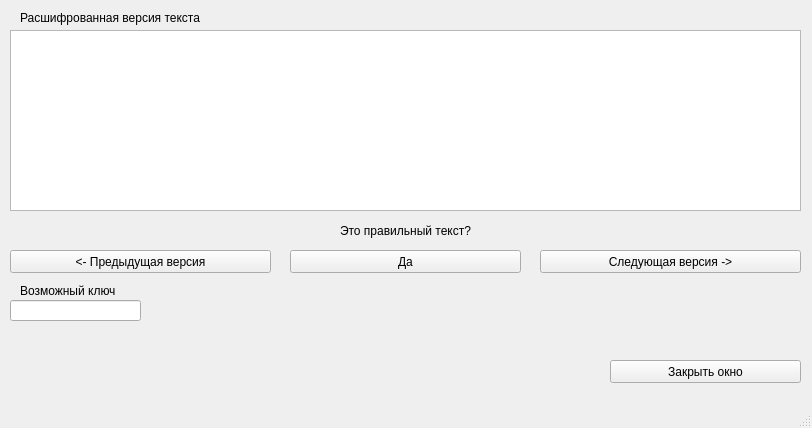
<?xml version="1.0" encoding="UTF-8"?>
<ui version="4.0">
 <class>MainWindow</class>
 <widget class="QMainWindow" name="MainWindow">
  <property name="geometry">
   <rect>
    <x>0</x>
    <y>0</y>
    <width>812</width>
    <height>428</height>
   </rect>
  </property>
  <property name="windowTitle">
   <string>MainWindow</string>
  </property>
  <widget class="QWidget" name="centralwidget">
   <widget class="QTextEdit" name="textEdit">
    <property name="geometry">
     <rect>
      <x>10</x>
      <y>30</y>
      <width>791</width>
      <height>181</height>
     </rect>
    </property>
   </widget>
   <widget class="QLabel" name="label">
    <property name="geometry">
     <rect>
      <x>340</x>
      <y>220</y>
      <width>131</width>
      <height>21</height>
     </rect>
    </property>
    <property name="text">
     <string>Это правильный текст?</string>
    </property>
   </widget>
   <widget class="QPushButton" name="pushButton">
    <property name="geometry">
     <rect>
      <x>10</x>
      <y>250</y>
      <width>261</width>
      <height>23</height>
     </rect>
    </property>
    <property name="text">
     <string>&lt;- Предыдущая версия</string>
    </property>
   </widget>
   <widget class="QPushButton" name="pushButton_2">
    <property name="geometry">
     <rect>
      <x>290</x>
      <y>250</y>
      <width>231</width>
      <height>23</height>
     </rect>
    </property>
    <property name="text">
     <string>Да</string>
    </property>
   </widget>
   <widget class="QPushButton" name="pushButton_3">
    <property name="geometry">
     <rect>
      <x>540</x>
      <y>250</y>
      <width>261</width>
      <height>23</height>
     </rect>
    </property>
    <property name="text">
     <string>Следующая версия -&gt;</string>
    </property>
   </widget>
   <widget class="QLabel" name="label_2">
    <property name="geometry">
     <rect>
      <x>20</x>
      <y>10</y>
      <width>181</width>
      <height>16</height>
     </rect>
    </property>
    <property name="text">
     <string>Расшифрованная версия текста</string>
    </property>
   </widget>
   <widget class="QLabel" name="label_3">
    <property name="geometry">
     <rect>
      <x>20</x>
      <y>280</y>
      <width>111</width>
      <height>21</height>
     </rect>
    </property>
    <property name="text">
     <string>Возможный ключ</string>
    </property>
   </widget>
   <widget class="QLineEdit" name="lineEdit_2">
    <property name="geometry">
     <rect>
      <x>10</x>
      <y>300</y>
      <width>131</width>
      <height>21</height>
     </rect>
    </property>
   </widget>
   <widget class="QPushButton" name="pushButton_4">
    <property name="geometry">
     <rect>
      <x>610</x>
      <y>360</y>
      <width>191</width>
      <height>23</height>
     </rect>
    </property>
    <property name="text">
     <string>Закрыть окно</string>
    </property>
   </widget>
  </widget>
  <widget class="QMenuBar" name="menubar">
   <property name="geometry">
    <rect>
     <x>0</x>
     <y>0</y>
     <width>812</width>
     <height>21</height>
    </rect>
   </property>
  </widget>
  <widget class="QStatusBar" name="statusbar"/>
 </widget>
 <resources/>
 <connections/>
</ui>
